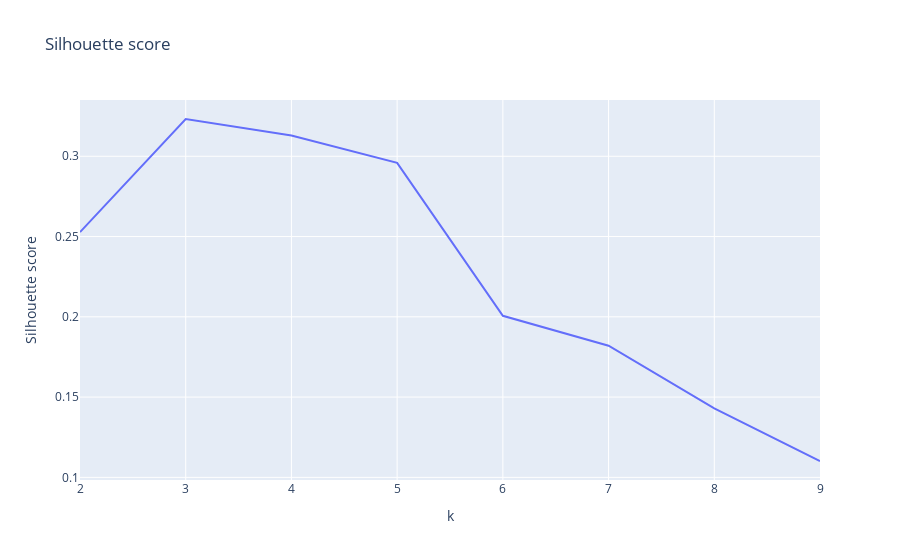

Notebook source saved alongside this figure:
### Code cell
import plotly.express as px

silhouette_scores = []

for k in range(2, 10):
    kmeans = KMeans(n_clusters=k, random_state=42, init="random", n_init="auto")
    kmeans.fit(df_cluster_ss)
    silhouette_scores.append(silhouette_score(df_cluster_ss, kmeans.labels_))

fig = px.line(
    x=range(2, 10),
    y=silhouette_scores,
    title="Silhouette score",
    labels={"x": "k", "y": "Silhouette score"},
)
fig.show()

### Figure 1 — Plotly figure (JSON) as saved in the notebook; plotly's stock layout.template omitted (floating-point values rounded to 4 significant figures)
{"data": [{"hovertemplate": "k=%{x}<br>Silhouette score=%{y}<extra></extra>", "legendgroup": "", "line": {"color": "#636efa", "dash": "solid"}, "marker": {"symbol": "circle"}, "mode": "lines", "name": "", "orientation": "v", "showlegend": false, "type": "scatter", "x": [2, 3, 4, 5, 6, 7, 8, 9], "xaxis": "x", "y": [0.2528, 0.3232, 0.3129, 0.2959, 0.2006, 0.182, 0.143, 0.1102], "yaxis": "y"}], "layout": {"legend": {"tracegroupgap": 0}, "title": {"text": "Silhouette score"}, "xaxis": {"anchor": "y", "domain": [0, 1], "title": {"text": "k"}}, "yaxis": {"anchor": "x", "domain": [0, 1], "title": {"text": "Silhouette score"}}}}
